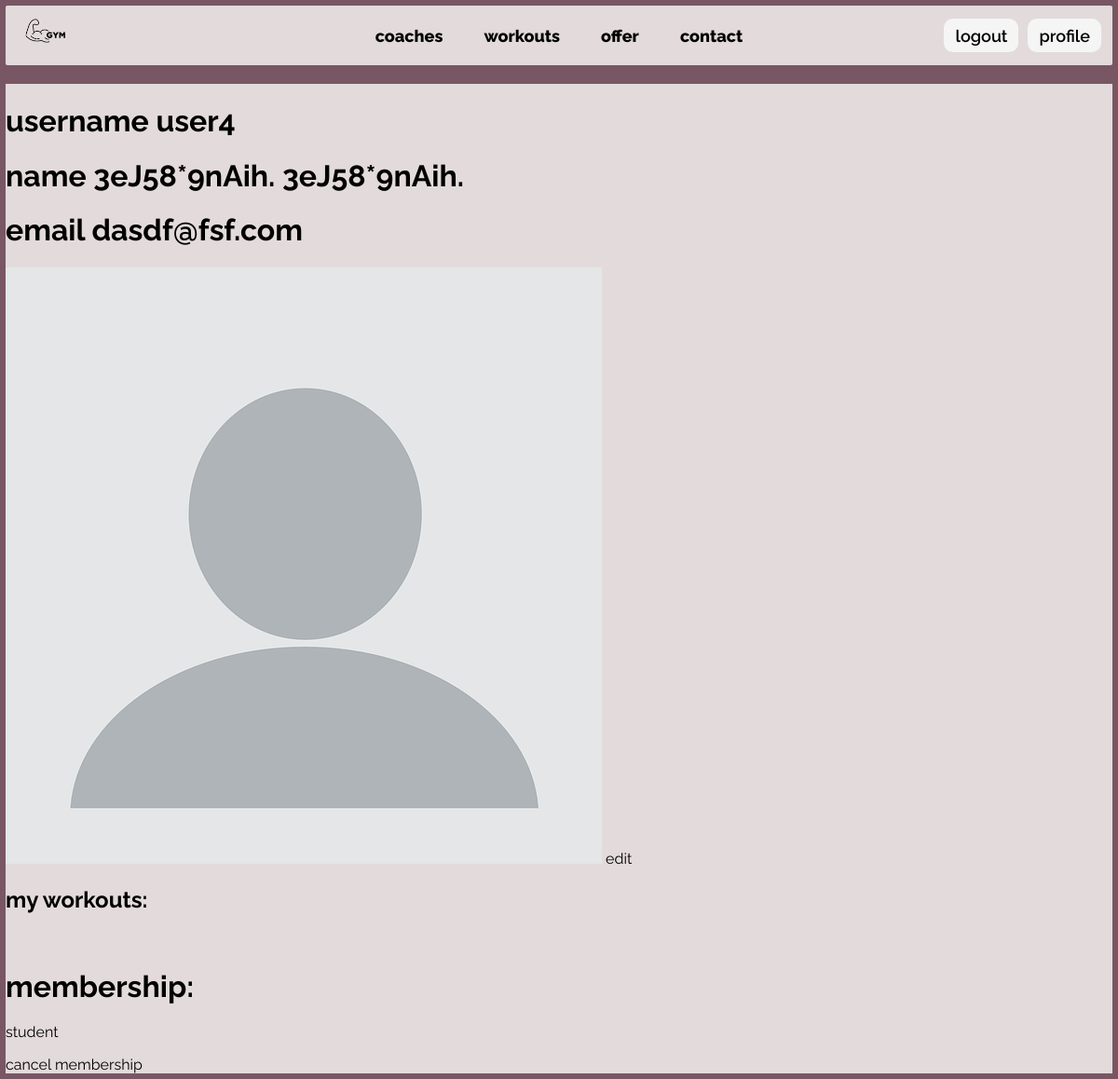
/users/my_profile/ (signed in), run on the app's committed database.
### users/models.py (models this page shows)
class User(AbstractUser):
    is_coach = models.BooleanField()
    profile_picture = models.ImageField(upload_to='profile_pictures/',
                                        default='profile_pictures/default.png')
    gender = models.CharField(
        choices=[('M', 'Male'),
                 ('F', 'Female')],
        max_length=1)

class Client(models.Model):
    user = models.OneToOneField(User, on_delete=models.CASCADE, related_name='client')
    membership = models.ForeignKey('memberships.Membership',
                                   on_delete=models.PROTECT,
                                   null=True)

### memberships/models.py (models this page shows)
class Membership(models.Model):
    name = models.CharField(max_length=50)
    price_1 = models.FloatField()
    price_6 = models.FloatField()
    price_12 = models.FloatField()

### users/views.py (the view)
# urls.py: path("my_profile/", views.current_profile, name="current_profile"),
@login_required
def current_profile(request):
    user = request.user
    context = {
        'user': user
    }
    if user.is_coach:
        workouts = Workout.objects.filter(coach=user).filter(status='active')
        context['workouts'] = workouts
        return render(request, 'users/coach_profile.html', context)
    else:
        workouts = Workout.objects.filter(client=user)
        context['workouts'] = workouts
        return render(request, 'users/user_profile.html', context)

### users/templates/users/user_profile.html (shortened to what this page needs)
{% extends 'core/index.html' %}
{% block content %}
{%include 'users/user_info.html'%}
<h2>my workouts:</h2>
<br>
<h1>membership: </h1>
{% if user.client.membership is not None %}
<p>{{user.client.membership.name}}</p>
<a href="{% url 'memberships:cancel_membership' %}" >cancel membership</a>
{% else %}
<p>no active membership</p>
{% endif %}
{% endblock %}

### users/templates/users/user_info.html
{% block user_info %}
<h1>username {{ user.username }}</h1>
<h1>name {{ user.first_name }} {{ user.last_name}}</h1>
<h1>email {{ user.email }}</h1>
<img alt="profile_picture" src="{{ user.profile_picture.url }}" >
<a href="{% url 'users:edit' %}">edit</a>
{%endblock%}

### core/static/styles.css (style rules this page uses)
body { font-family: "Raleway", serif; font-optical-sizing: auto; font-style: normal; background: #795663; display: flex; flex-direction: column; align-items: center; margin: 0.5vw 0.5vw; }
a { text-decoration: none; color: black; }

### data on the page
User: username "user4", first_name "3eJ58*9nAih.", last_name "3eJ58*9nAih.", email "dasdf@fsf.com", profile_picture (placeholder picture), client.membership.name "student"
